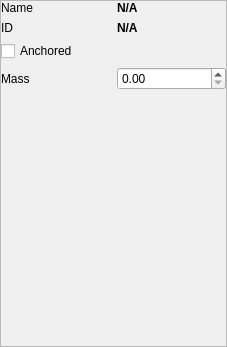
<?xml version="1.0" encoding="UTF-8"?>
<ui version="4.0">
 <class>NodeParameterWidget</class>
 <widget class="QWidget" name="NodeParameterWidget">
  <property name="geometry">
   <rect>
    <x>0</x>
    <y>0</y>
    <width>227</width>
    <height>347</height>
   </rect>
  </property>
  <property name="windowTitle">
   <string>Form</string>
  </property>
  <layout class="QVBoxLayout" name="verticalLayout_2">
   <property name="leftMargin">
    <number>0</number>
   </property>
   <property name="topMargin">
    <number>0</number>
   </property>
   <property name="rightMargin">
    <number>0</number>
   </property>
   <property name="bottomMargin">
    <number>0</number>
   </property>
   <item>
    <widget class="QScrollArea" name="scrollArea">
     <property name="widgetResizable">
      <bool>true</bool>
     </property>
     <widget class="QWidget" name="scrollAreaWidgetContents">
      <property name="geometry">
       <rect>
        <x>0</x>
        <y>0</y>
        <width>225</width>
        <height>345</height>
       </rect>
      </property>
      <layout class="QVBoxLayout" name="verticalLayout">
       <property name="leftMargin">
        <number>0</number>
       </property>
       <property name="topMargin">
        <number>0</number>
       </property>
       <property name="rightMargin">
        <number>0</number>
       </property>
       <property name="bottomMargin">
        <number>0</number>
       </property>
       <item>
        <layout class="QHBoxLayout" name="horizontalLayout_2">
         <item>
          <widget class="QLabel" name="label_2">
           <property name="text">
            <string>Name</string>
           </property>
          </widget>
         </item>
         <item>
          <widget class="QLabel" name="labelName">
           <property name="font">
            <font>
             <bold>true</bold>
            </font>
           </property>
           <property name="text">
            <string>N/A</string>
           </property>
          </widget>
         </item>
        </layout>
       </item>
       <item>
        <layout class="QHBoxLayout" name="horizontalLayout_3">
         <item>
          <widget class="QLabel" name="label_3">
           <property name="text">
            <string>ID</string>
           </property>
          </widget>
         </item>
         <item>
          <widget class="QLabel" name="labelID">
           <property name="font">
            <font>
             <bold>true</bold>
            </font>
           </property>
           <property name="text">
            <string>N/A</string>
           </property>
          </widget>
         </item>
        </layout>
       </item>
       <item>
        <widget class="QCheckBox" name="checkBoxAnchored">
         <property name="text">
          <string>Anchored</string>
         </property>
        </widget>
       </item>
       <item>
        <layout class="QHBoxLayout" name="horizontalLayout">
         <item>
          <widget class="QLabel" name="label">
           <property name="text">
            <string>Mass</string>
           </property>
          </widget>
         </item>
         <item>
          <widget class="QDoubleSpinBox" name="doubleSpinBoxMass"/>
         </item>
        </layout>
       </item>
       <item>
        <spacer name="verticalSpacer">
         <property name="orientation">
          <enum>Qt::Orientation::Vertical</enum>
         </property>
         <property name="sizeHint" stdset="0">
          <size>
           <width>20</width>
           <height>40</height>
          </size>
         </property>
        </spacer>
       </item>
      </layout>
     </widget>
    </widget>
   </item>
  </layout>
 </widget>
 <resources/>
 <connections>
  <connection>
   <sender>checkBoxAnchored</sender>
   <signal>toggled(bool)</signal>
   <receiver>NodeParameterWidget</receiver>
   <slot>anchoredChanged(bool)</slot>
   <hints>
    <hint type="sourcelabel">
     <x>113</x>
     <y>62</y>
    </hint>
    <hint type="destinationlabel">
     <x>113</x>
     <y>173</y>
    </hint>
   </hints>
  </connection>
  <connection>
   <sender>doubleSpinBoxMass</sender>
   <signal>valueChanged(double)</signal>
   <receiver>NodeParameterWidget</receiver>
   <slot>massChanged(double)</slot>
   <hints>
    <hint type="sourcelabel">
     <x>170</x>
     <y>93</y>
    </hint>
    <hint type="destinationlabel">
     <x>113</x>
     <y>173</y>
    </hint>
   </hints>
  </connection>
 </connections>
 <slots>
  <slot>massChanged(double)</slot>
  <slot>anchoredChanged(bool)</slot>
 </slots>
</ui>
